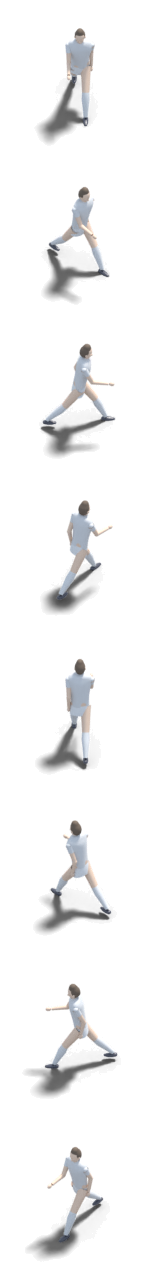
#> input picture _forno-corsa2/corsa2-atlante.png, 160 x 1280 px
$ python -i _provino-cieco.py   (imports and definitions only)
#> lines starting #> are read from the running program, lines starting #| are printed output that depends on the picture
# -*- coding: utf-8 -*-
"""
PROVINO CIECO — due serie di figure appaiate, senza sapere quale sia quale.

PERCHE'. Il committente ha chiesto che due cose vengano messe «fianco a
fianco alla cieca» e che un giudice dica quale sembra migliore. Perche'
quel giudizio valga qualcosa, il giudice non deve poter indovinare quale
serie viene da dove: se una delle due porta un'etichetta, un fondo
diverso, una risoluzione diversa o una figura piu' grande, il giudice sta
giudicando quello e non la qualita' della figura.

Questo script pareggia cio' che si puo' pareggiare e DICHIARA cio' che
non si puo':
  · pareggia l'ALTEZZA DELLA FIGURA (misurata sul riquadro della sagoma,
    non sulla cella: una cella puo' avere margini diversi);
  · pareggia il FONDO (lo stesso verde piatto per tutte e due);
  · pareggia la RISOLUZIONE di uscita;
  · NON pareggia l'illuminazione: il forno ha un sole ambra e un
    riempimento freddo, il gioco ha la sua luce dipinta dentro le tinte.
    Quella differenza fa parte di cio' che si giudica, e va detto al
    giudice che una differenza di luce non e' un indizio di provenienza.

L'ordine delle due serie e' deciso da un seme passato da fuori, e la
soluzione si scrive in un file separato che il giudice non vede.

uso:  python strumenti/_provino-cieco.py --seme 7
"""
import os, sys, json, glob
from PIL import Image

QUI = os.path.dirname(os.path.abspath(__file__))
REPO = os.path.dirname(QUI)

def arg(nome, dif=None):
    a = sys.argv
    return a[a.index('--' + nome) + 1] if ('--' + nome) in a and a.index('--' + nome) + 1 < len(a) else dif

SEME = int(arg('seme', '1'))
USCITA = arg('out', os.path.join(REPO, '_provino'))
ALTA = int(arg('altezza', '150'))        # altezza voluta della figura, in px
FONDO = (34, 92, 46)                     # lo stesso verde per tutte e due

def riquadro_sagoma(im, fondo_tol=26):
    """Il riquadro della FIGURA, non della cella.

    Su alfa si usa l'alfa. Su un'immagine opaca si usa la distanza dal
    colore del bordo: si assume che i quattro angoli siano fondo, il che
    e' vero per una figura centrata e va verificato guardando il
    risultato — se un angolo cade dentro la figura il riquadro esce
    sbagliato in modo evidente, non in modo silenzioso.
    """
    if im.mode == 'RGBA':
        a = im.split()[3]
        bb = a.getbbox()
        if bb: return bb
    rgb = im.convert('RGB')
    L, A = rgb.size
    ang = [rgb.getpixel(p) for p in ((0,0),(L-1,0),(0,A-1),(L-1,A-1))]
    base = tuple(sum(c[i] for c in ang)//4 for i in range(3))
    px = rgb.load()
    x0, y0, x1, y1 = L, A, 0, 0
    for y in range(A):
        for x in range(L):
            c = px[x, y]
            if abs(c[0]-base[0]) + abs(c[1]-base[1]) + abs(c[2]-base[2]) > fondo_tol:
                if x < x0: x0 = x
                if y < y0: y0 = y
                if x > x1: x1 = x
                if y > y1: y1 = y
    if x1 < x0: return None
    return (x0, y0, x1+1, y1+1)

def normalizza(im, alta):
    """Porta la FIGURA all'altezza voluta, su fondo comune, cella quadrata."""
    bb = riquadro_sagoma(im)
    if not bb: return None, None
    fig = im.crop(bb)
    w, h = fig.size
    k = alta / h
    nw, nh = max(1, round(w * k)), alta
    fig = fig.resize((nw, nh), Image.LANCZOS)
    lato = int(alta * 1.30)
    cella = Image.new('RGB', (lato, lato), FONDO)
    if fig.mode == 'RGBA':
        cella.paste(fig, ((lato - nw)//2, (lato - nh)//2), fig)
    else:
        cella.paste(fig.convert('RGB'), ((lato - nw)//2, (lato - nh)//2))
    return cella, (w, h)

def striscia(celle, titolo_interno=False):
    lato = celle[0].size[0]
    fuori = Image.new('RGB', (lato * 4, lato * 2), FONDO)
    for i, c in enumerate(celle[:8]):
        fuori.paste(c, ((i % 4) * lato, (i // 4) * lato))
    return fuori

# ---------------------------------------------------------------- le due serie
# SERIE «gioco»: otto ritagli prodotti da strumenti/_provino-figure.js
gioco = []
misure_g = []
# [7 lines not run here, left out]

# SERIE «forno»: un solo PNG 640x320 con otto celle 160x160
ff = os.path.join(REPO, '_forno-corsa2', 'otto-direzioni.png')
# [3 lines not run here, left out]
# [1 line that did not run here, left out]
forno = []
misure_f = []
# [5 lines not run here, left out]

A_e_B = [('gioco', gioco), ('forno', forno)]
# l'ordine lo decide il seme, e la soluzione va in un file a parte
if SEME % 2 == 1:
    A_e_B = A_e_B[::-1]

# [3 lines not run here, left out]

sol = {
    'seme': SEME,
    'A': A_e_B[0][0], 'B': A_e_B[1][0],
    'altezza_normalizzata_px': ALTA,
    'altezze_originali_gioco': misure_g,
    'altezze_originali_forno': misure_f,
}
# [8 lines not run here, left out]

>>> from PIL import Image
>>> picture = Image.open('../_forno-corsa2/corsa2-atlante.png')
#> picture is the input picture: PIL image 160x1280 RGBA; mean R, G, B, A 11.2, 11.2, 11.4, 19.6
>>> result = riquadro_sagoma(picture)
#> in riquadro_sagoma, `a = im.split()[3]`:
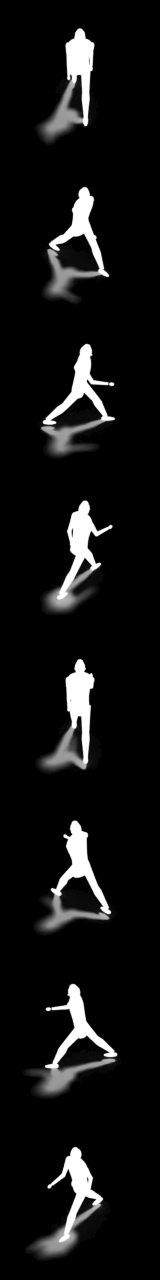
#> a: PIL image 160x1280 L; min 0, max 255, mean 19.6
#> in riquadro_sagoma, `bb = a.getbbox()`: bb = (22, 28, 121, 1262)
#> result = (22, 28, 121, 1262)
